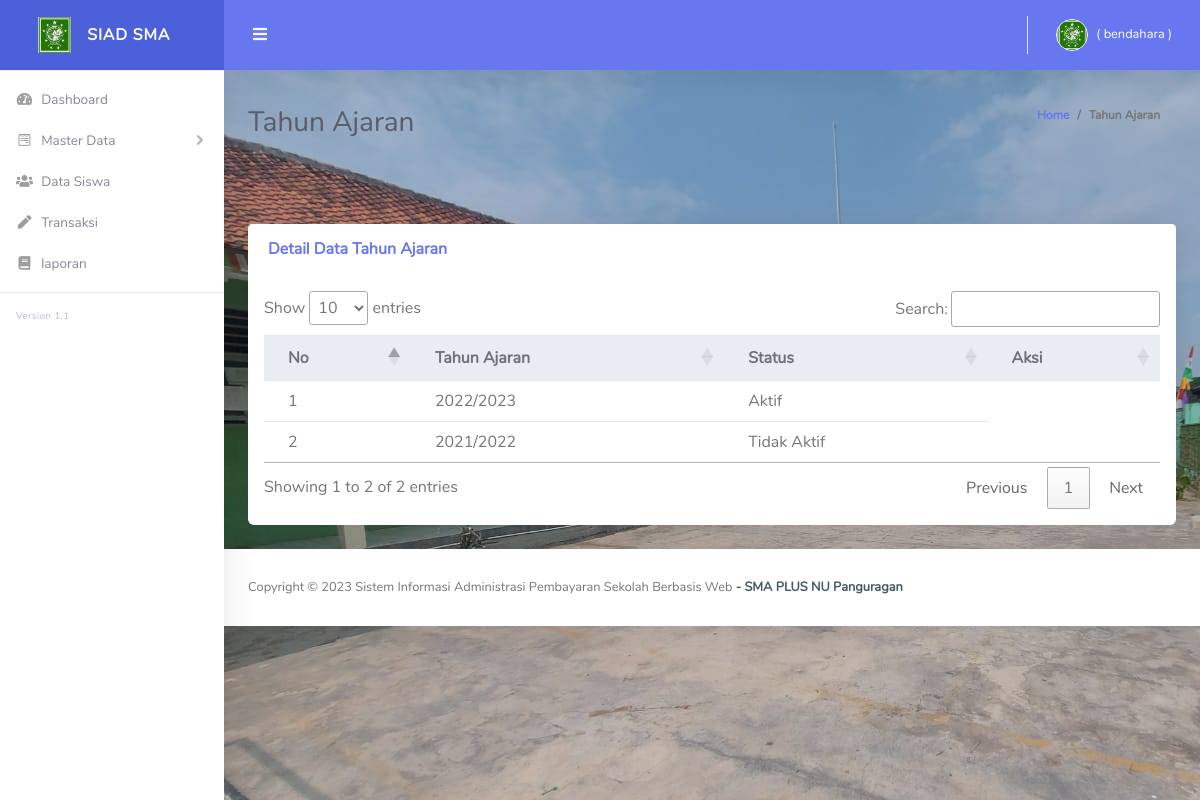
Before: /index.php/periode with the older database file.
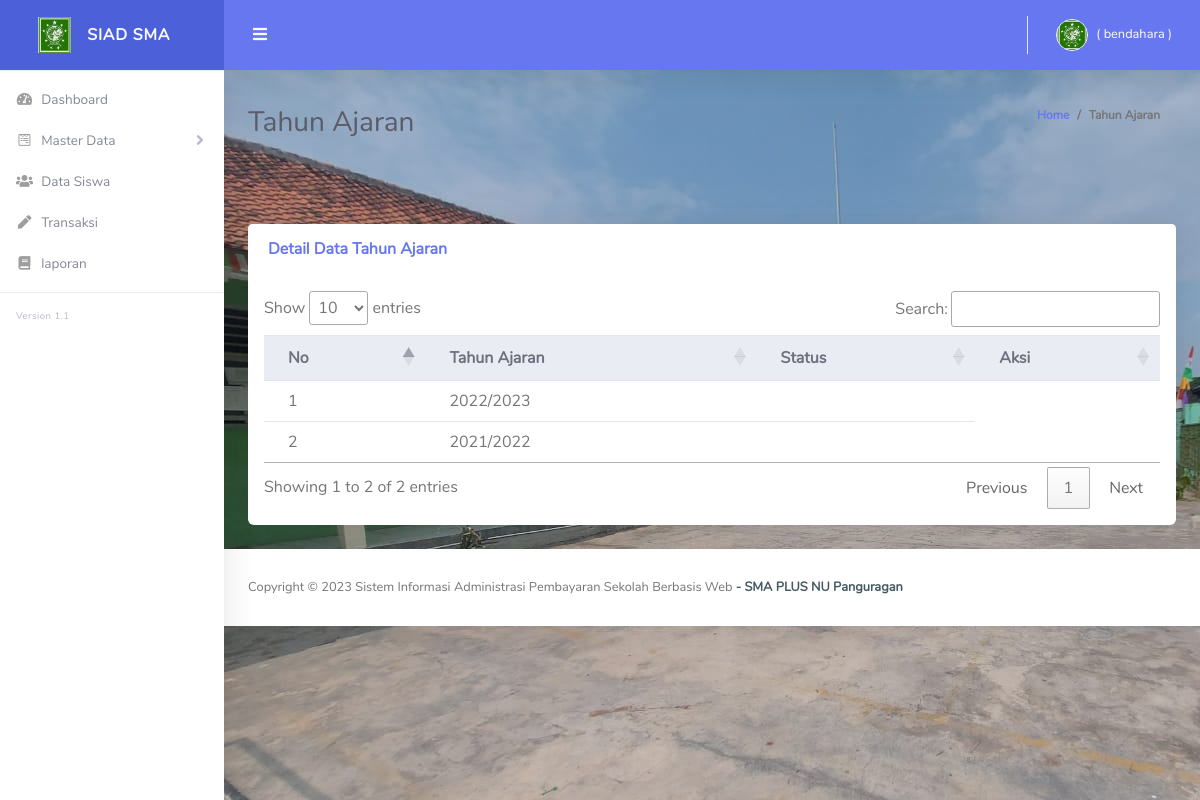
After: the same page with the newer database file.
### tables this page shows
CREATE TABLE `tb_periode`  (
  `id` int(11) NOT NULL AUTO_INCREMENT,
  `tahun_ajaran` varchar(100) NOT NULL,
  `status` varchar(100) NOT NULL,
  PRIMARY KEY (`id`) USING BTREE,
  UNIQUE INDEX `tahun_ajaran`(`tahun_ajaran`) USING BTREE
);

### application/controllers/Periode.php (called while the page is built, shortened)
<?php
class Periode extends CI_Controller
{
    public function __construct()
    {
        $this->load->model('M_global_model');
        $this->load->model('Periode_model');
        $this->load->model('Siswa_model');
    }
    public function index()
    {
        $data['title']  = 'SIAD SMA Pangurugan';
        $judul['judul'] = 'Tahun Ajaran';
        $queryAllPeriode = $this->Periode_model->ambildataperiode();
        $DATA = array('queryPeriode' => $queryAllPeriode);
        $DATA2 = $judul + $DATA;
        $this->load->view('template/header', $data);
        $this->load->view('template/sidebar');
        $this->load->view('template/topbar');
        $this->load->view('admin/periode', $DATA2);
        $this->load->view('template/footer');
    }
}

### index.php (called while the page is built, shortened)
<?php
require_once BASEPATH.'core/CodeIgniter.php';

### application/models/Periode_model.php (called while the page is built, shortened)
<?php
class Periode_model extends CI_Model
{
    function ambildataperiode()
      {
        $query = $this->db->get('tb_periode');
        return $query->result();
      }
}

### application/views/admin/periode.php (the view, shortened to what this page needs)
       <div class="container-fluid" id="container-wrapper">
          <div class="d-sm-flex align-items-center justify-content-between mb-4">
            <h1 class="h3 mb-0 text-gray-800"><?= $judul;?></h1>
            <ol class="breadcrumb">
              <li class="breadcrumb-item"><a href="./">Home</a></li>
              <li class="breadcrumb-item active" aria-current="page"><?= $judul;?></li>
            </ol>
          </div>
              <br>
              <br>
          <div class="card mb-4">
          <div class="card-header py-3 d-flex flex-row align-items-center justify-content-between">
                  <h6 class="m-0 font-weight-bold text-primary">Detail Data Tahun Ajaran</h6>
                </div>
                <div class="table-responsive p-3">
                  <table class="table align-items-center table-flush" id="dataTable">
                    <thead class="thead-light">
                      <tr>
                        <th>No</th>
                        <th>Tahun Ajaran</th>
                        <th>Status</th>
                        <th>Aksi</th>
                      </tr>
                    </thead>
                    <tbody>
                      <?php
                        $no = 0;
                        foreach ($queryPeriode as $value) {
                            $no++
                        ?>
                      <tr>
                        <td><?php echo $no; ?></td>
                        <td><?php echo $value->tahun_ajaran; ?></td>
                        <td>
                        <?php echo $value->status; ?>
                        </td>
                    </tr>
                    <?php
                     }
                ?>
                        </tbody>
                  </table>
                    </div>
                    </div>
</div>

Changed rows visible on the page:
changed tb_periode (number 1 of 2 on the later page): status "Aktif" → (not shown)
changed tb_periode (number 2 of 2 on the later page): status "Tidak Aktif" → (not shown)
